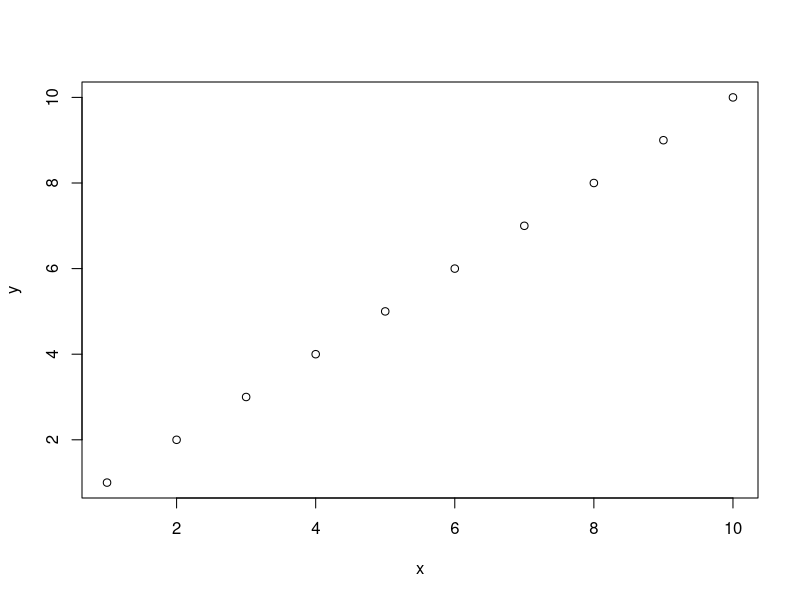
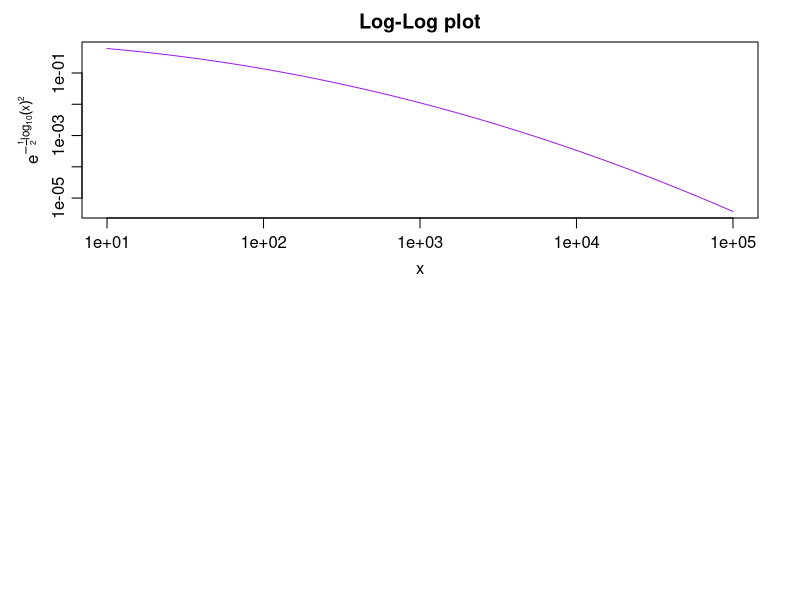

The R script that drew these images, in order:
## ---- chunk 1
x = 1:10
y = 1:10
plot(x,y) 
## ---- chunk 2
lx <- seq(1, 5, length = 41)
yl <- expression(e^{-frac(1,2) * {log[10](x)}^2})
y <- exp(-.5*lx^2)
op <- par(mfrow = c(2,1), mar = par("mar")-c(1,0,2,0), mgp = c(2, .7, 0))
plot(10^lx, y, log = "xy", type = "l", col = "purple",
     main = "Log-Log plot", ylab = yl, xlab = "x")
